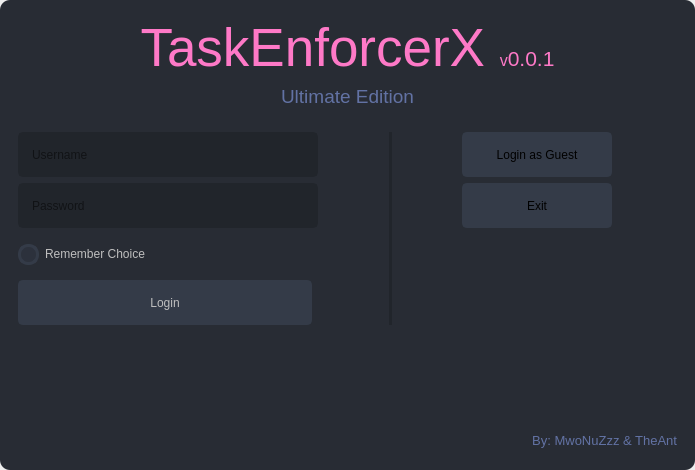
<?xml version="1.0" encoding="UTF-8"?>
<ui version="4.0">
 <class>SplashScreen</class>
 <widget class="QMainWindow" name="SplashScreen">
  <property name="windowModality">
   <enum>Qt::WindowModality::WindowModal</enum>
  </property>
  <property name="geometry">
   <rect>
    <x>0</x>
    <y>0</y>
    <width>695</width>
    <height>470</height>
   </rect>
  </property>
  <property name="sizePolicy">
   <sizepolicy hsizetype="Fixed" vsizetype="Expanding">
    <horstretch>0</horstretch>
    <verstretch>0</verstretch>
   </sizepolicy>
  </property>
  <property name="minimumSize">
   <size>
    <width>0</width>
    <height>0</height>
   </size>
  </property>
  <property name="maximumSize">
   <size>
    <width>16777215</width>
    <height>16777215</height>
   </size>
  </property>
  <property name="windowTitle">
   <string>TaskEX - Login</string>
  </property>
  <property name="styleSheet">
   <string notr="true">QMainWindow { border: none; margin: 0px; padding: 0px; }

QFrame {	
	background-color:  rgba(40,44,52,255);	
	color: rgb(220, 220, 220);
	border-radius: 10px;
}

/* /////////////////////////////////////////////////////////////////////////////////////////////////
LineEdit */
QLineEdit {
	background-color: rgb(33, 37, 43);
	border-radius: 5px;
	border: 2px solid rgb(33, 37, 43);
	padding-left: 10px;
	selection-color: rgb(255, 255, 255);
	selection-background-color: rgb(255, 121, 198);
}
QLineEdit:hover {
	border: 2px solid rgb(64, 71, 88);
}
QLineEdit:focus {
	border: 2px solid rgb(91, 101, 124);
}

/* /////////////////////////////////////////////////////////////////////////////////////////////////
CheckBox */
QCheckBox::indicator {
    border: 3px solid rgb(52, 59, 72);
	width: 15px;
	height: 15px;
	border-radius: 10px;
    background: rgb(44, 49, 60);
}
QCheckBox::indicator:hover {
    border: 3px solid rgb(58, 66, 81);
}
QCheckBox::indicator:checked {
    background: 3px solid rgb(52, 59, 72);
	border: 3px solid rgb(52, 59, 72);	
	background-image: url(:/icons/images/icons/cil-check-alt.png);
}

/* /////////////////////////////////////////////////////////////////////////////////////////////////
Button */
QPushButton {
	border: 2px solid rgb(52, 59, 72);
	border-radius: 5px;	
	background-color: rgb(52, 59, 72);
}
QPushButton:hover {
	background-color: rgb(57, 65, 80);
	border: 2px solid rgb(61, 70, 86);
}
QPushButton:pressed {	
	background-color: rgb(35, 40, 49);
	border: 2px solid rgb(43, 50, 61);
}</string>
  </property>
  <widget class="QWidget" name="centralwidget">
   <property name="sizePolicy">
    <sizepolicy hsizetype="Preferred" vsizetype="Expanding">
     <horstretch>0</horstretch>
     <verstretch>0</verstretch>
    </sizepolicy>
   </property>
   <layout class="QVBoxLayout" name="verticalLayout">
    <property name="spacing">
     <number>0</number>
    </property>
    <property name="sizeConstraint">
     <enum>QLayout::SizeConstraint::SetDefaultConstraint</enum>
    </property>
    <property name="leftMargin">
     <number>0</number>
    </property>
    <property name="topMargin">
     <number>0</number>
    </property>
    <property name="rightMargin">
     <number>0</number>
    </property>
    <property name="bottomMargin">
     <number>0</number>
    </property>
    <item>
     <widget class="QFrame" name="dropShadowFrame">
      <property name="sizePolicy">
       <sizepolicy hsizetype="Preferred" vsizetype="Expanding">
        <horstretch>0</horstretch>
        <verstretch>0</verstretch>
       </sizepolicy>
      </property>
      <property name="maximumSize">
       <size>
        <width>16777215</width>
        <height>16777215</height>
       </size>
      </property>
      <property name="styleSheet">
       <string notr="true"/>
      </property>
      <property name="frameShape">
       <enum>QFrame::Shape::StyledPanel</enum>
      </property>
      <property name="frameShadow">
       <enum>QFrame::Shadow::Raised</enum>
      </property>
      <layout class="QVBoxLayout" name="verticalLayout_4">
       <item alignment="Qt::AlignmentFlag::AlignBottom">
        <widget class="QFrame" name="header_frame">
         <property name="sizePolicy">
          <sizepolicy hsizetype="Expanding" vsizetype="Expanding">
           <horstretch>0</horstretch>
           <verstretch>0</verstretch>
          </sizepolicy>
         </property>
         <property name="frameShape">
          <enum>QFrame::Shape::StyledPanel</enum>
         </property>
         <property name="frameShadow">
          <enum>QFrame::Shadow::Raised</enum>
         </property>
         <layout class="QVBoxLayout" name="verticalLayout_3">
          <item>
           <widget class="QLabel" name="label_title_version">
            <property name="font">
             <font>
              <family>Segoe UI</family>
              <pointsize>40</pointsize>
             </font>
            </property>
            <property name="styleSheet">
             <string notr="true">color: rgb(254, 121, 199);</string>
            </property>
            <property name="text">
             <string>&lt;html&gt;&lt;head/&gt;&lt;body&gt;&lt;p&gt;TaskEnforcerX &lt;span style=&quot; font-size:12pt;&quot;&gt;v&lt;/span&gt;&lt;span style=&quot; font-size:16pt;&quot;&gt;0.0.1&lt;/span&gt;&lt;/p&gt;&lt;/body&gt;&lt;/html&gt;</string>
            </property>
            <property name="alignment">
             <set>Qt::AlignmentFlag::AlignCenter</set>
            </property>
           </widget>
          </item>
          <item>
           <widget class="QLabel" name="label_description">
            <property name="font">
             <font>
              <family>Segoe UI</family>
              <pointsize>14</pointsize>
             </font>
            </property>
            <property name="styleSheet">
             <string notr="true">color: rgb(98, 114, 164);</string>
            </property>
            <property name="text">
             <string>&lt;html&gt;&lt;head/&gt;&lt;body&gt;&lt;p&gt;Ultimate Edition&lt;/p&gt;&lt;/body&gt;&lt;/html&gt;</string>
            </property>
            <property name="alignment">
             <set>Qt::AlignmentFlag::AlignCenter</set>
            </property>
           </widget>
          </item>
         </layout>
        </widget>
       </item>
       <item alignment="Qt::AlignmentFlag::AlignBottom">
        <widget class="QFrame" name="login_frame">
         <property name="sizePolicy">
          <sizepolicy hsizetype="Preferred" vsizetype="Expanding">
           <horstretch>0</horstretch>
           <verstretch>0</verstretch>
          </sizepolicy>
         </property>
         <property name="maximumSize">
          <size>
           <width>16777215</width>
           <height>16777215</height>
          </size>
         </property>
         <property name="frameShape">
          <enum>QFrame::Shape::StyledPanel</enum>
         </property>
         <property name="frameShadow">
          <enum>QFrame::Shadow::Raised</enum>
         </property>
         <layout class="QGridLayout" name="gridLayout_2" rowstretch="0,0,0,0">
          <property name="sizeConstraint">
           <enum>QLayout::SizeConstraint::SetDefaultConstraint</enum>
          </property>
          <item row="0" column="2">
           <spacer name="horizontalSpacer">
            <property name="orientation">
             <enum>Qt::Orientation::Horizontal</enum>
            </property>
            <property name="sizeHint" stdset="0">
             <size>
              <width>20</width>
              <height>20</height>
             </size>
            </property>
           </spacer>
          </item>
          <item row="3" column="0">
           <widget class="QPushButton" name="btn_login">
            <property name="enabled">
             <bool>false</bool>
            </property>
            <property name="sizePolicy">
             <sizepolicy hsizetype="Expanding" vsizetype="Fixed">
              <horstretch>0</horstretch>
              <verstretch>0</verstretch>
             </sizepolicy>
            </property>
            <property name="minimumSize">
             <size>
              <width>180</width>
              <height>45</height>
             </size>
            </property>
            <property name="text">
             <string>Login</string>
            </property>
           </widget>
          </item>
          <item row="0" column="0" colspan="2" alignment="Qt::AlignmentFlag::AlignLeft">
           <widget class="QLineEdit" name="username">
            <property name="enabled">
             <bool>false</bool>
            </property>
            <property name="sizePolicy">
             <sizepolicy hsizetype="Expanding" vsizetype="Fixed">
              <horstretch>0</horstretch>
              <verstretch>0</verstretch>
             </sizepolicy>
            </property>
            <property name="minimumSize">
             <size>
              <width>300</width>
              <height>45</height>
             </size>
            </property>
            <property name="placeholderText">
             <string>Username</string>
            </property>
           </widget>
          </item>
          <item row="1" column="0" colspan="2" alignment="Qt::AlignmentFlag::AlignLeft">
           <widget class="QLineEdit" name="password">
            <property name="enabled">
             <bool>false</bool>
            </property>
            <property name="minimumSize">
             <size>
              <width>300</width>
              <height>45</height>
             </size>
            </property>
            <property name="contextMenuPolicy">
             <enum>Qt::ContextMenuPolicy::DefaultContextMenu</enum>
            </property>
            <property name="echoMode">
             <enum>QLineEdit::EchoMode::Password</enum>
            </property>
            <property name="placeholderText">
             <string>Password</string>
            </property>
           </widget>
          </item>
          <item row="2" column="0">
           <widget class="QCheckBox" name="remember_choice">
            <property name="enabled">
             <bool>false</bool>
            </property>
            <property name="minimumSize">
             <size>
              <width>0</width>
              <height>40</height>
             </size>
            </property>
            <property name="text">
             <string>Remember Choice</string>
            </property>
           </widget>
          </item>
          <item row="0" column="3" rowspan="4">
           <widget class="Line" name="line">
            <property name="sizePolicy">
             <sizepolicy hsizetype="Fixed" vsizetype="Expanding">
              <horstretch>0</horstretch>
              <verstretch>0</verstretch>
             </sizepolicy>
            </property>
            <property name="styleSheet">
             <string notr="true">background-color: rgb(33, 37, 43);</string>
            </property>
            <property name="frameShadow">
             <enum>QFrame::Shadow::Raised</enum>
            </property>
            <property name="lineWidth">
             <number>1</number>
            </property>
            <property name="midLineWidth">
             <number>0</number>
            </property>
            <property name="orientation">
             <enum>Qt::Orientation::Vertical</enum>
            </property>
           </widget>
          </item>
          <item row="0" column="4">
           <spacer name="horizontalSpacer_2">
            <property name="orientation">
             <enum>Qt::Orientation::Horizontal</enum>
            </property>
            <property name="sizeHint" stdset="0">
             <size>
              <width>40</width>
              <height>20</height>
             </size>
            </property>
           </spacer>
          </item>
          <item row="0" column="6">
           <spacer name="horizontalSpacer_3">
            <property name="orientation">
             <enum>Qt::Orientation::Horizontal</enum>
            </property>
            <property name="sizeHint" stdset="0">
             <size>
              <width>40</width>
              <height>20</height>
             </size>
            </property>
           </spacer>
          </item>
          <item row="0" column="5">
           <widget class="QPushButton" name="btn_login_guest">
            <property name="minimumSize">
             <size>
              <width>150</width>
              <height>45</height>
             </size>
            </property>
            <property name="text">
             <string>Login as Guest</string>
            </property>
           </widget>
          </item>
          <item row="1" column="5">
           <widget class="QPushButton" name="btn_exit">
            <property name="minimumSize">
             <size>
              <width>150</width>
              <height>45</height>
             </size>
            </property>
            <property name="maximumSize">
             <size>
              <width>16777215</width>
              <height>16777215</height>
             </size>
            </property>
            <property name="text">
             <string>Exit</string>
            </property>
           </widget>
          </item>
         </layout>
        </widget>
       </item>
       <item alignment="Qt::AlignmentFlag::AlignBottom">
        <widget class="QFrame" name="progress_frame">
         <property name="sizePolicy">
          <sizepolicy hsizetype="Preferred" vsizetype="Preferred">
           <horstretch>0</horstretch>
           <verstretch>0</verstretch>
          </sizepolicy>
         </property>
         <property name="maximumSize">
          <size>
           <width>16777215</width>
           <height>0</height>
          </size>
         </property>
         <property name="frameShape">
          <enum>QFrame::Shape::StyledPanel</enum>
         </property>
         <property name="frameShadow">
          <enum>QFrame::Shadow::Raised</enum>
         </property>
         <layout class="QVBoxLayout" name="verticalLayout_5">
          <item>
           <widget class="QProgressBar" name="progressBar">
            <property name="styleSheet">
             <string notr="true">QProgressBar {
	
	background-color: rgb(98, 114, 164);
	color: transparent;
	border-style: none;
	border-radius: 10px;
	text-align: center;
}
QProgressBar::chunk{
	border-radius: 10px;
	background-color: qlineargradient(spread:pad, x1:0, y1:0.511364, x2:1, y2:0.523, stop:0 rgba(254, 121, 199, 255), stop:1 rgba(170, 85, 255, 255));
}</string>
            </property>
            <property name="value">
             <number>0</number>
            </property>
           </widget>
          </item>
          <item>
           <widget class="QLabel" name="label_loading">
            <property name="font">
             <font>
              <family>Segoe UI</family>
              <pointsize>12</pointsize>
             </font>
            </property>
            <property name="styleSheet">
             <string notr="true">color: rgb(98, 114, 164);</string>
            </property>
            <property name="text">
             <string>Setting up TaskEnforcerX...</string>
            </property>
            <property name="alignment">
             <set>Qt::AlignmentFlag::AlignCenter</set>
            </property>
           </widget>
          </item>
         </layout>
        </widget>
       </item>
       <item>
        <widget class="QFrame" name="credits_frame">
         <property name="minimumSize">
          <size>
           <width>0</width>
           <height>0</height>
          </size>
         </property>
         <property name="maximumSize">
          <size>
           <width>16777215</width>
           <height>40</height>
          </size>
         </property>
         <property name="frameShape">
          <enum>QFrame::Shape::StyledPanel</enum>
         </property>
         <property name="frameShadow">
          <enum>QFrame::Shadow::Raised</enum>
         </property>
         <layout class="QVBoxLayout" name="verticalLayout_6">
          <item>
           <widget class="QLabel" name="label_credits">
            <property name="font">
             <font>
              <family>Segoe UI</family>
              <pointsize>10</pointsize>
             </font>
            </property>
            <property name="styleSheet">
             <string notr="true">color: rgb(98, 114, 164);</string>
            </property>
            <property name="text">
             <string>&lt;html&gt;&lt;head/&gt;&lt;body&gt;&lt;p&gt;By: MwoNuZzz &amp; TheAnt&lt;/p&gt;&lt;/body&gt;&lt;/html&gt;</string>
            </property>
            <property name="alignment">
             <set>Qt::AlignmentFlag::AlignRight|Qt::AlignmentFlag::AlignTrailing|Qt::AlignmentFlag::AlignVCenter</set>
            </property>
           </widget>
          </item>
         </layout>
        </widget>
       </item>
      </layout>
     </widget>
    </item>
   </layout>
  </widget>
 </widget>
 <resources/>
 <connections/>
</ui>
